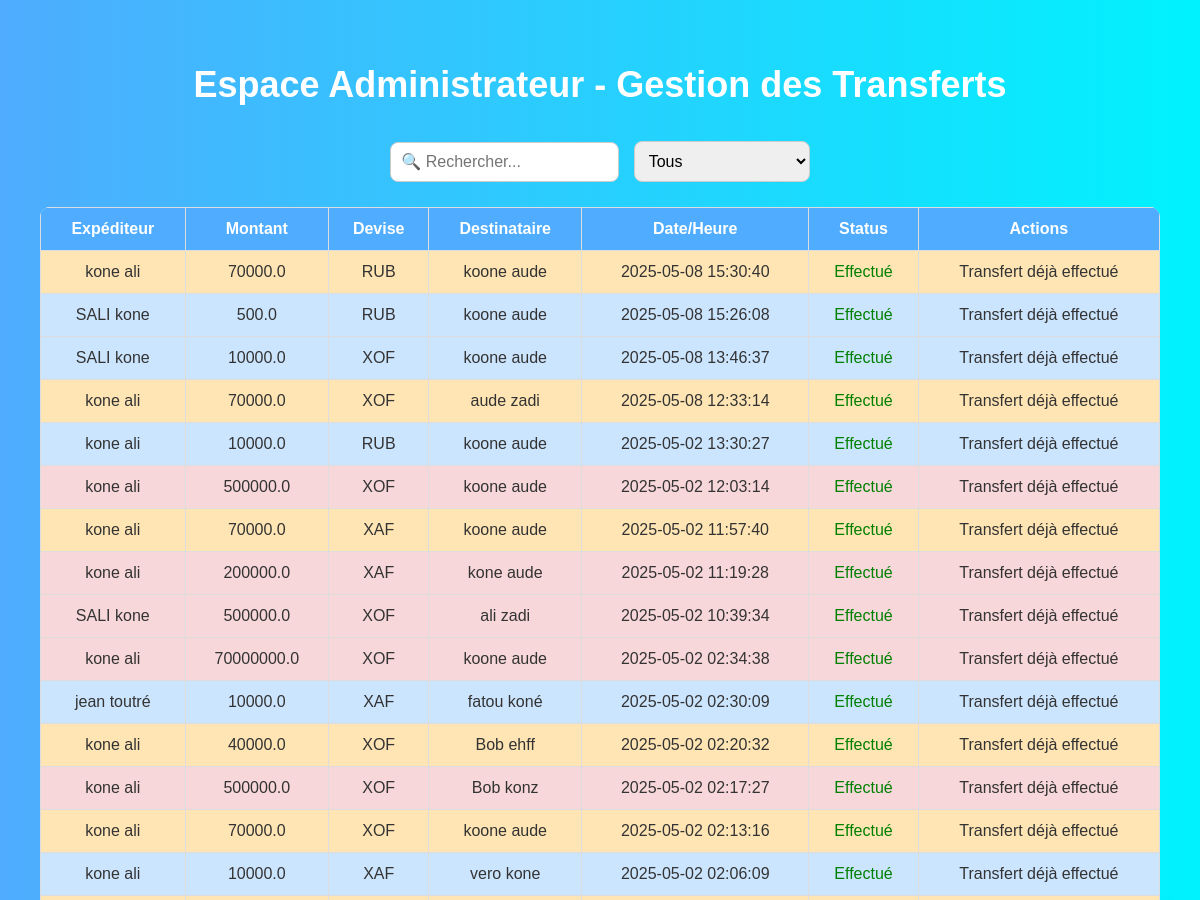
Page /admin_transferts (signed in, upper part) on the earlier database version.
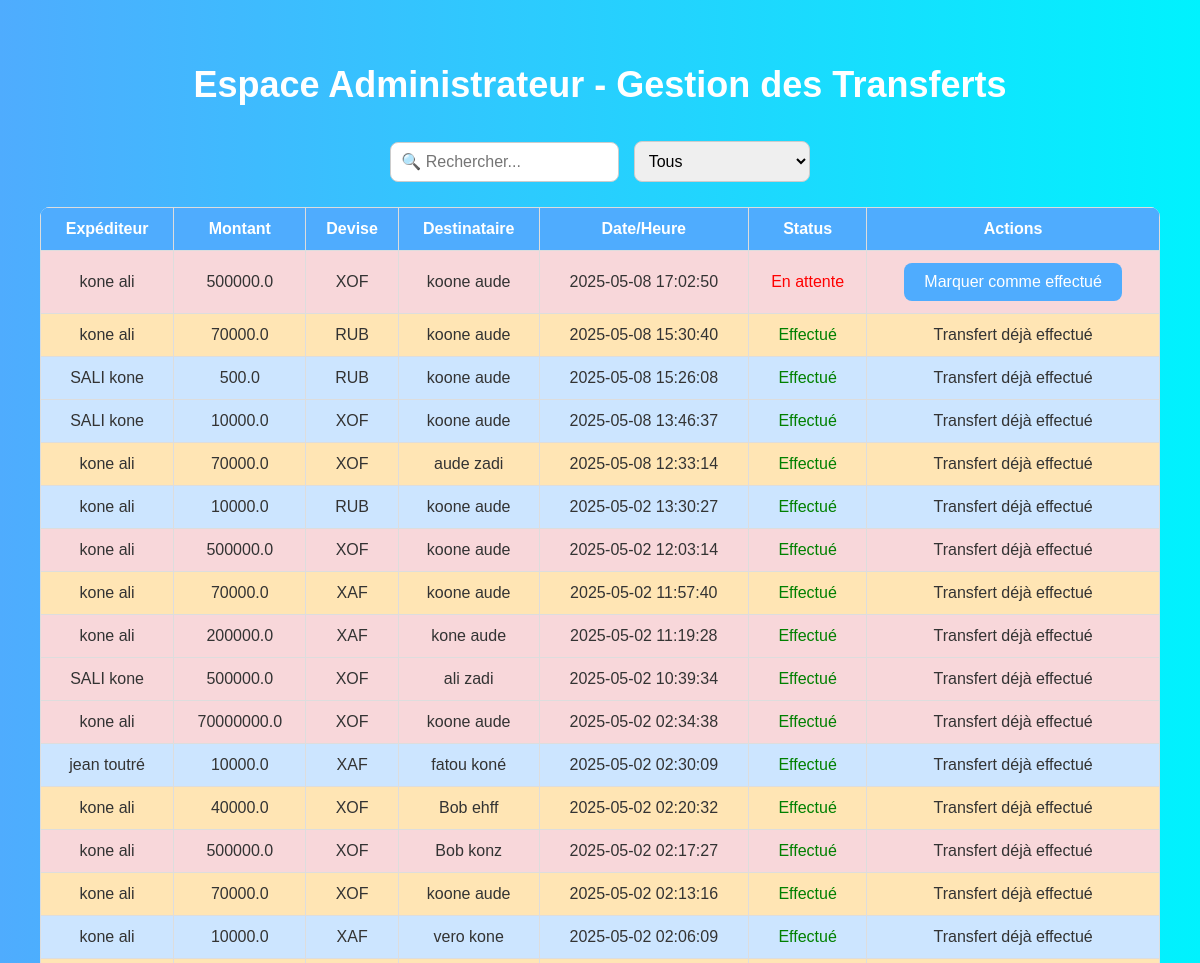
Same page on the later database version.
### tables this page shows
CREATE TABLE pending_transfers (
            id INTEGER PRIMARY KEY AUTOINCREMENT,
            sender_name TEXT,
            sender_country TEXT,
            payment_method TEXT,
            amount REAL,
            total_with_fees REAL,
            currency TEXT,
            recipient_name TEXT,
            recipient_phone TEXT,
            recipient_operator TEXT,
            status TEXT DEFAULT 'en_attente',
            created_at TEXT
        , recipient_country TEXT, exchange_rate REAL, converted_amount REAL, numero_expediteur TEXT, currency_dest TEXT);

### app.py (the view)
@app.route('/admin_transferts')
def admin_transferts():
    if 'user_role' not in session or session['user_role'] != 'admin':
        return redirect(url_for('login'))
    conn = sqlite3.connect('transfert.db')
    conn.row_factory = sqlite3.Row
    c = conn.cursor()
    c.execute("SELECT * FROM pending_transfers ORDER BY created_at DESC")
    transferts = c.fetchall()
    conn.close()
    csrf_token = generate_csrf()  # 🔐 Génère le token manuellement
    return render_template('admin_transferts.html', transferts=transferts, csrf_token=csrf_token)

### templates/admin_transferts.html (shortened to what this page needs)
<!DOCTYPE html>
<html lang="fr">
<head>
</head>
<body>
<div class="admin-container">
  <h1 class="admin-title">Espace Administrateur - Gestion des Transferts</h1>
  <div class="search-bar">
    <input type="text" id="searchInput" onkeyup="filterTable()" placeholder="🔍 Rechercher...">
    <select id="statusFilter" onchange="filterTable()">
      <option value="tous">Tous</option>
    </select>
  </div>
  <table class="admin-table" id="transfertTable">
    <thead>
      <tr>
        <th>Expéditeur</th>
        <th>Montant</th>
        <th>Devise</th>
        <th>Destinataire</th>
        <th>Date/Heure</th>
        <th>Status</th>
        <th>Actions</th>
      </tr>
    </thead>
    <tbody>
      {% for transfert in transferts %}
      {% set montant = transfert.amount | float %}
      <tr class="{% if montant <= 30000 %}tr-blue{% elif montant <= 80000 %}tr-orange{% else %}tr-red{% endif %}">
        <td>{{ transfert.sender_name }}</td>
        <td>{{ transfert.amount }}</td>
        <td>{{ transfert.currency }}</td>
        <td>{{ transfert.recipient_name }}</td>
        <td>{{ transfert.created_at }}</td>
        <td>
          {% if transfert.status == 'en_attente' %}
            <span style="color: red;">En attente</span>
          {% elif transfert.status == 'paiement_confirme' %}
            <span style="color: orange;">Paiement confirmé</span>
          {% else %}
            <span style="color: green;">Effectué</span>
          {% endif %}
        </td>
        <td>
          {% if transfert.status in ['en_attente', 'paiement_confirme'] %}
            <button class="admin-button mark-button" data-id="{{ transfert.id }}">Marquer comme effectué</button>
          {% else %}
            <span>Transfert déjà effectué</span>
          {% endif %}
        </td>
      </tr>
      {% endfor %}
    </tbody>
  </table>
</div>
</body>
</html>

### templates/admin_transferts.html (style rules this page uses)
body { font-family: 'Arial', sans-serif; background: linear-gradient(to right, #4facfe, #00f2fe); margin: 0; padding: 0; color: #fff; }
.admin-container { padding: 20px; margin: 20px; }
.admin-title { font-size: 36px; color: #fff; text-align: center; margin-bottom: 30px; }
.search-bar { text-align: center; margin-bottom: 20px; }
.search-bar input, .search-bar select { padding: 10px; margin: 5px; font-size: 16px; border-radius: 8px; border: 1px solid #ccc; }
.admin-table { width: 100%; border-collapse: collapse; background-color: rgba(255,255,255,0.9); border-radius: 10px; overflow: hidden; }
.admin-table th, .admin-table td { padding: 12px; text-align: center; border: 1px solid #ddd; }
.admin-table th { background-color: #4facfe; color: white; }
.admin-table td { color: #333; }
.admin-button { background-color: #4facfe; color: white; padding: 10px 20px; border-radius: 8px; cursor: pointer; font-size: 16px; border: none; }
.tr-blue { background-color: #cce5ff !important; }
.tr-orange { background-color: #ffe5b4 !important; }
.tr-red { background-color: #f8d7da !important; }

Differences in the rows shown:
added pending_transfers: status "En attente"
